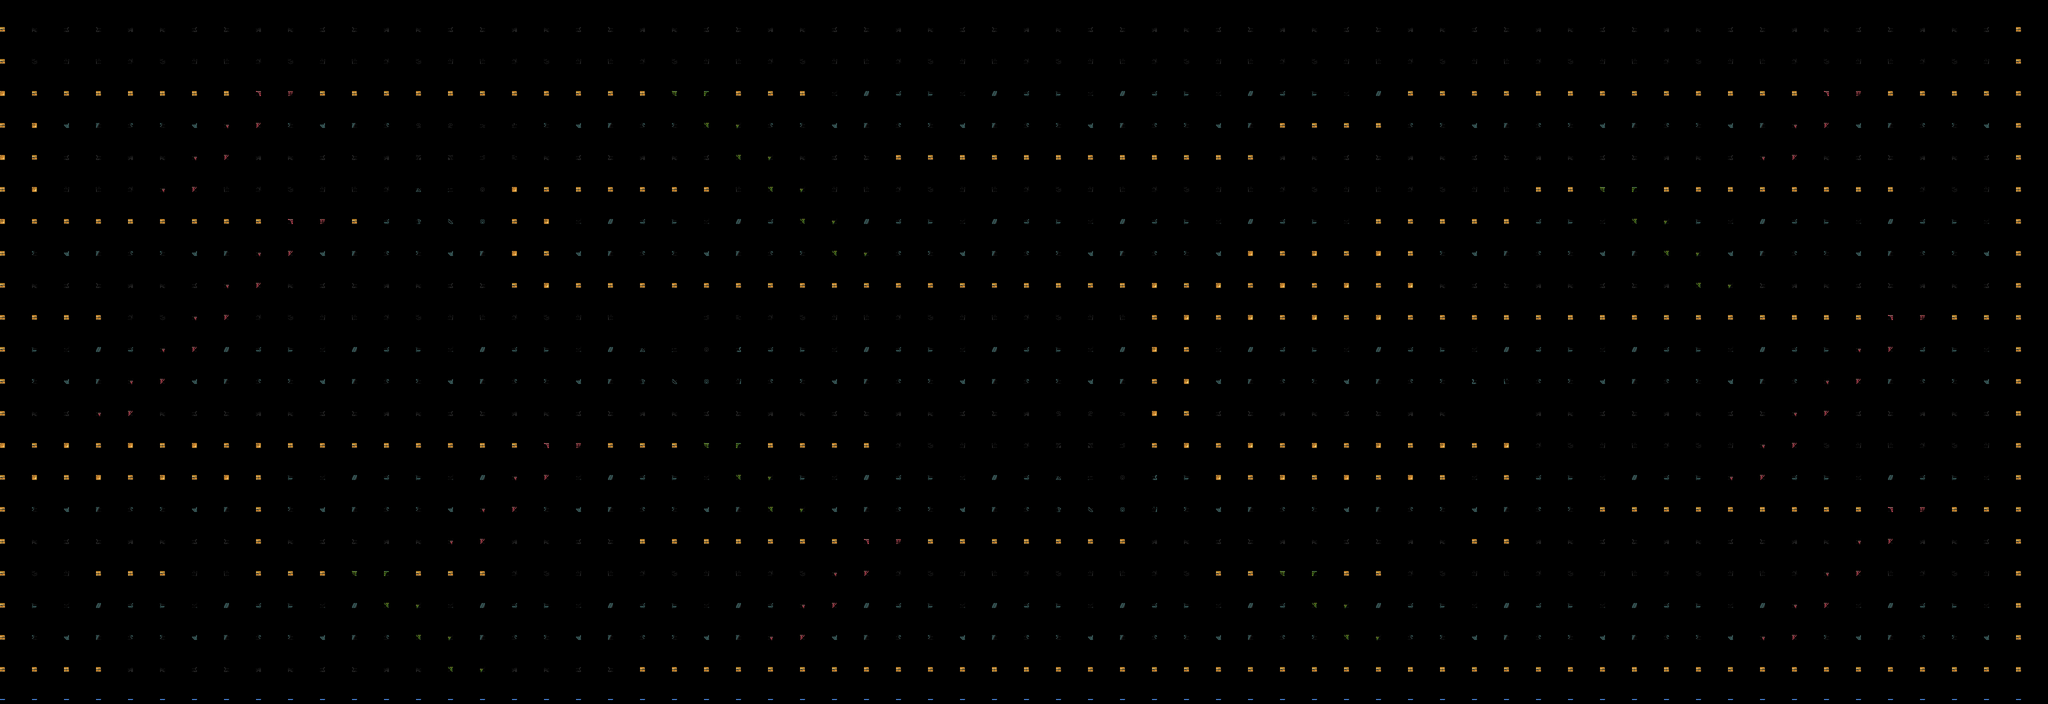

The image is a tile-based game level rendered from a .tmx file. Its description and source (layers, tilesets, objects; grid data summarised) follow:
An orthogonal 64x22 tile map with 64x64 px tiles, 3 tile layers (back, front, stairs) and 26 objects (8x Picker, 6x Jewel, 3x Dagger, 3x Mummy, 2x Door, ...).

<map height="22" infinite="0" nextlayerid="4" nextobjectid="50" orientation="orthogonal" renderorder="right-down" tiledversion="1.11.2" tileheight="64" tilewidth="64" version="1.10" width="64">
 <tileset firstgid="1" source="tiles_new.tsx" />
 <layer height="22" id="1" name="back" width="64">
  <data>[1408 cells, 1408 non-empty, 36 distinct tile ids]</data>
 </layer>
 <layer height="22" id="2" name="front" width="64">
  <data>[1408 cells, 431 non-empty, 11 distinct tile ids]</data>
 </layer>
 <layer height="22" id="3" name="stairs" width="64">
  <data>[1408 cells, 82 non-empty, 4 distinct tile ids]</data>
 </layer>
 <objectgroup id="3" name="items">
  <object gid="137" height="64" id="1" type="Dagger" width="64" x="3328" y="128">
   <properties>
    <property name="p0" value="137" />
   </properties>
  </object>
  <object gid="137" height="64" id="2" type="Dagger" width="64" x="2432" y="1088">
   <properties>
    <property name="p0" value="137" />
   </properties>
  </object>
  <object gid="137" height="64" id="3" type="Dagger" width="64" x="1664" y="832">
   <properties>
    <property name="p0" value="137" />
   </properties>
  </object>
  <object gid="138" height="64" id="4" type="Picker" width="64" x="128" y="256">
   <properties>
    <property name="p0" value="138" />
   </properties>
  </object>
  <object gid="138" height="64" id="5" type="Picker" width="64" x="576" y="256">
   <properties>
    <property name="p0" value="138" />
   </properties>
  </object>
  <object gid="138" height="64" id="6" type="Picker" width="64" x="512" y="832">
   <properties>
    <property name="p0" value="138" />
   </properties>
  </object>
  <object gid="138" height="64" id="7" type="Picker" width="64" x="192" y="1280">
   <properties>
    <property name="p0" value="138" />
   </properties>
  </object>
  <object gid="138" height="64" id="8" type="Picker" width="64" x="2752" y="1088">
   <properties>
    <property name="p0" value="138" />
   </properties>
  </object>
  <object gid="138" height="64" id="9" type="Picker" width="64" x="3200" y="448">
   <properties>
    <property name="p0" value="138" />
   </properties>
  </object>
  <object gid="138" height="64" id="10" type="Picker" width="64" x="3968" y="128">
   <properties>
    <property name="p0" value="138" />
   </properties>
  </object>
  <object gid="138" height="64" id="11" type="Picker" width="64" x="3968" y="1280">
   <properties>
    <property name="p0" value="138" />
   </properties>
  </object>
  <object gid="136" height="64" id="12" type="Jewel" width="64" x="128" y="576">
   <properties>
    <property name="p0" value="136" />
   </properties>
  </object>
  <object gid="132" height="64" id="13" type="Jewel" width="64" x="256" y="1088">
   <properties>
    <property name="p0" value="132" />
   </properties>
  </object>
  <object gid="131" height="64" id="14" type="Jewel" width="64" x="1216" y="512">
   <properties>
    <property name="p0" value="131" />
   </properties>
  </object>
  <object gid="134" height="64" id="15" type="Jewel" width="64" x="2496" y="832">
   <properties>
    <property name="p0" value="134" />
   </properties>
  </object>
  <object gid="133" height="64" id="16" type="Jewel" width="64" x="2944" y="1024">
   <properties>
    <property name="p0" value="133" />
   </properties>
  </object>
  <object gid="130" height="64" id="17" type="Jewel" width="64" x="2624" y="192">
   <properties>
    <property name="p0" value="130" />
   </properties>
  </object>
  <object gid="127" height="64" id="18" type="Door" width="64" x="3712" y="832">
   <properties>
    <property name="p0" value="1" />
   </properties>
  </object>
  <object gid="127" height="64" id="19" type="Door" width="64" x="1152" y="704">
   <properties>
    <property name="p0" value="0" />
   </properties>
  </object>
  <object gid="107" height="64" id="20" type="Giratory" width="64" x="1344" y="512">
   <properties>
    <property name="p0" value="0" />
   </properties>
  </object>
  <object gid="107" height="64" id="21" type="Giratory" width="64" x="2752" y="832">
   <properties>
    <property name="p0" value="0" />
   </properties>
  </object>
  <object gid="123" height="64" id="46" type="Mummy" width="64" x="1856" y="256">
   <properties>
    <property name="p0" value="1" />
   </properties>
  </object>
  <object gid="122" height="64" id="47" type="Mummy" width="64" x="3200" y="1280">
   <properties>
    <property name="p0" value="0" />
   </properties>
  </object>
  <object gid="124" height="64" id="48" type="Mummy" width="64" x="640" y="384">
   <properties>
    <property name="p0" value="2" />
   </properties>
  </object>
  <object gid="128" height="64" id="49" type="Wall" width="64" x="3904" y="1024">
   <properties>
    <property name="p0" value="0" />
   </properties>
  </object>
  <object gid="129" height="64" id="50" type="Activator" width="64" x="3968" y="1280">
   <properties>
    <property name="p0" value="0" />
   </properties>
  </object>
 </objectgroup>
</map>
